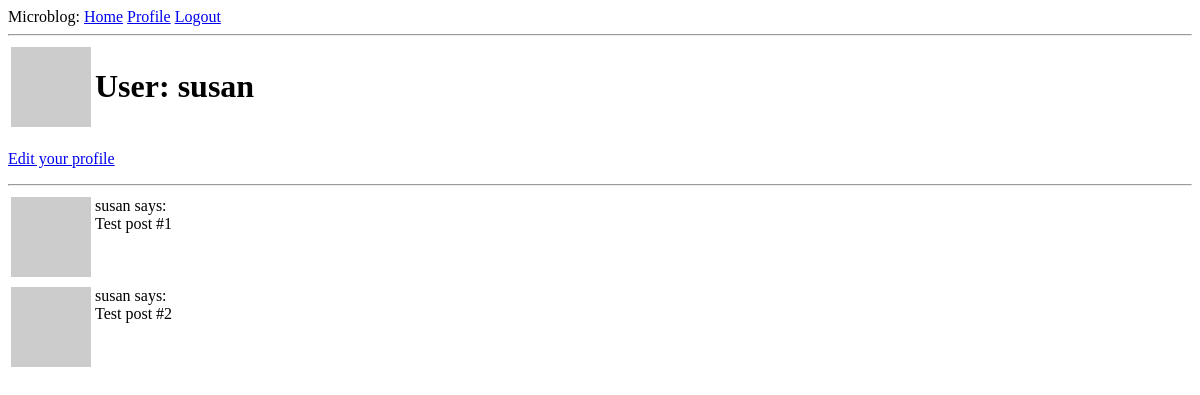
Before: /user/susan (signed in) with the older database file.
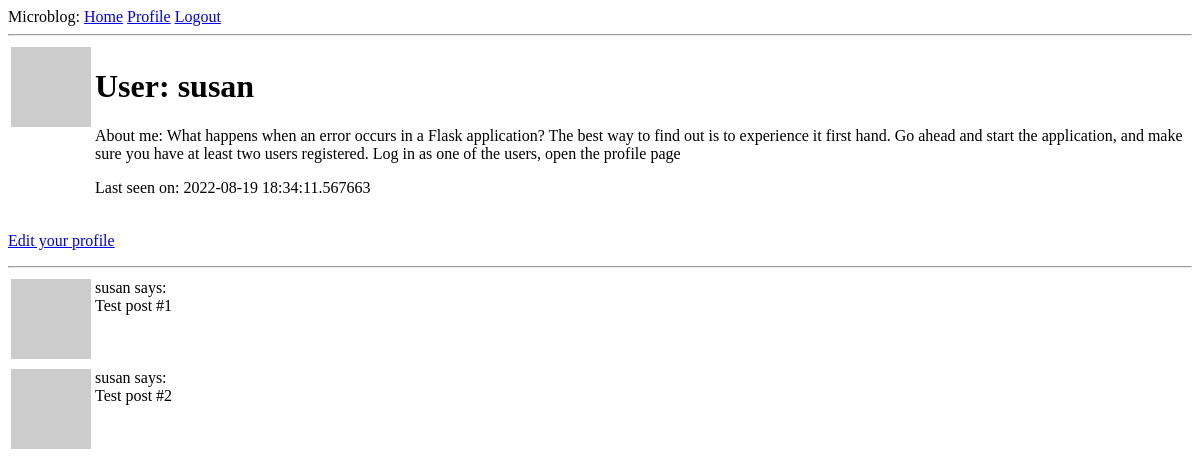
After: the same page with the newer database file.
### app/models.py (models this page shows, shortened)
class User(UserMixin, db.Model):
    id = db.Column(db.Integer, primary_key=True)
    username = db.Column(db.String(64), index=True, unique=True)
    email = db.Column(db.String(120), index=True, unique=True)
    password_hash = db.Column(db.String(128))
    about_me = db.Column(db.String(255))
    last_seen = db.Column(db.DateTime, default=datetime.utcnow)
    posts = db.relationship('Post', backref='author', lazy='dynamic')
    def avatar(self, size):
        digest = md5(self.email.lower().encode('utf-8')).hexdigest()
        return f'https://www.gravatar.com/avatar/{digest}?d=identicon&s={size}'

### app/routes.py (the view)
@app.route('/user/<username>')
@login_required
def user(username):
    user = User.query.filter_by(username=username).first_or_404()
    posts = [
        {'author': user, 'body': 'Test post #1'},
        {'author': user, 'body': 'Test post #2'}
    ]
    return render_template('user.html', user=user, posts=posts)

### app/models.py (called while the page is built)
@login.user_loader
def load_user(id_db):
    return User.query.get(int(id_db))

### app/routes.py (called while the page is built)
@app.before_request
def before_request():
    if current_user.is_authenticated:
        current_user.last_seen = datetime.utcnow()
        db.session.commit()

### app/templates/user.html
{% extends "base.html" %}
{% block content %}
<table>
    <tr valign="top">
        <td><img src="{{ user.avatar(128) }}"></td>
        <td>
            <h1>User: {{ user.username }}</h1>
            {% if user.about_me %}<p>About me: {{ user.about_me }}</p>{% endif %}
            {% if user.last_seen %}<p>Last seen on: {{ user.last_seen }}</p>{% endif %}
        </td>
    </tr>
</table>
{% if user == current_user %}
<p><a href="{{ url_for('edit_profile') }}">Edit your profile</a></p>
{% endif %}
<hr>
{% for post in posts %}
{% include '_post.html' %}
{% endfor %}
{% endblock %}

### app/templates/base.html (shortened to what this page needs)
<!doctype html>
<html>
<head>
</head>
<body>
<div>
    Microblog:
    <a href="{{ url_for('index') }}">Home</a>
    {% if current_user.is_anonymous %}
    <a href="{{ url_for('login') }}">Login</a>
    {% else %}
    <a href="{{ url_for('user', username=current_user.username) }}">Profile</a>
    <a href="{{ url_for('logout') }}">Logout</a>
    {% endif %}
</div>
<hr>
{% block content %}{% endblock %}
</body>
</html>

### app/templates/_post.html
<table>
    <tr valign="top">
        <td><img src="{{ post.author.avatar(36) }}"></td>
        <td>{{ post.author.username }} says:<br>{{ post.body }}</td>
    </tr>
</table>

Changed rows visible on the page:
changed User "susan": about_me (not shown) → "What happens when an error occurs in a Flask application? The best way to find out is to experience it first hand. Go ahead and start the application, and make sure you have at least two users registered. Log in as one of the users, open the profile page"; last_seen (not shown) → "2022-08-19 18:34:11.567663"
Other visible differences:
text now shown: "About me: Last seen on:"
